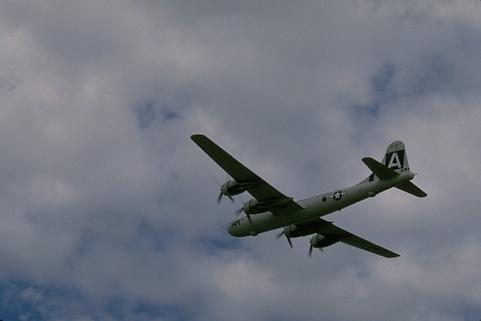
%> input picture HW4/colorPlane.jpg, 481 x 321 px
$ octave HW4Q1.m   (GNU Octave 9; MATLAB toolbox functions it lacks are replaced by stand-ins)
%> lines starting %> are read from the running program, lines starting %| are printed output that depends on the picture; in (x1, y1, x2, y2) boxes, pixels count from 0 and x2, y2 are one past the last pixel; in counts of white or black regions, pixels touching at a corner belong together; the program's own positions count from 1
A = imread("colorPlane.jpg");
%> A is the input picture: size 321x481x3 uint8; mean R, G, B 114, 118.3, 129.3
B = imread("colorBird.jpg");
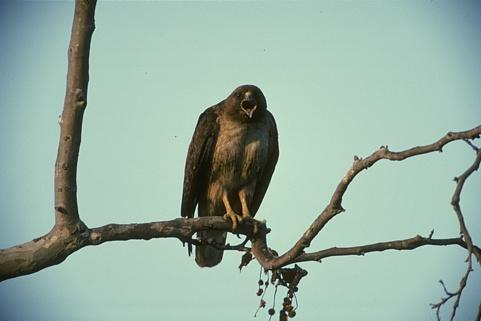
%> input picture HW4/colorBird.jpg, 481 x 321 px
%> B is the input picture: size 321x481x3 uint8; mean R, G, B 151.2, 175.1, 163.2

clf

[pixelDataA, pixelsA, widthA, heightA] = extractData(A);
[pixelDataB, pixelsB, widthB, heightB] = extractData(B);

offset = 1;
for f = 1:4
    figure(f);

    subplot(3, 2, 1);
    image(A);
    title('Base Image');
    drawColData(pixelDataA, pixelsA, widthA, heightA, offset + f, 1, 2);
% [7 lines not run here, left out]
function drawColData(pixelData, pixels, width, height, groups, col, cols)
    [idx,~] = kmeans(pixelData, groups);
    cImg = clusterImg(idx, pixels, width, height);

    GMM = fitgmdist(pixelData, groups);
    idx2 = cluster(GMM, pixelData);
    cImg2 = clusterImg(idx2, pixels, width, height);

    lNames = strings(3);
    gColor = zeros(groups, 3);
    gsc = 1.0/max(idx);

    for g = 1:groups
        lNames(g) = sprintf('Group %d', g);
        gColor(g, :) = [g - 1, g - 1, g - 1] * gsc;
    end

    subplot(3, cols, col + cols);
    image(cImg);

    hold on;
    % https://www.mathworks.com/matlabcentral/answers/415096-legend-for-a-image
    for ii = 1:groups
      scatter([],[],1, gColor(ii,:), 'filled', 'DisplayName', lNames{ii});
    end
    hold off;
    legend();

    title(sprintf('K-means Grouping\n With K = %d', groups));

    subplot(3, cols, col + cols*2);
    image(cImg2);

    hold on;
    for ii = 1:groups
      scatter([],[],1, gColor(ii,:), 'filled', 'DisplayName', lNames{ii});
    end
    hold off;
    legend();

    title(sprintf('GMM Grouping\n With %d Groups', groups));
end

function [pixelData, pixels, width, height] = extractData(A)
    width = length(A(:,1,1));
%> width = 321
    height = length(A(1,:,1));
%> height = 481
    pixels = width * height;
%> pixels = 154401
    nImg = single(A);

    minCol = min(nImg(:, :, 1:3), [], [1,2]);
%> minCol = [0 1 0]
    nImg(:, :, 1:3) = nImg(:, :, 1:3) - minCol;

    maxCol = max(nImg(:, :, 1:3), [], [1,2]);
%> maxCol = [184 182 179]
    nImg(:, :, 1:3) = nImg(:, :, 1:3)./maxCol;
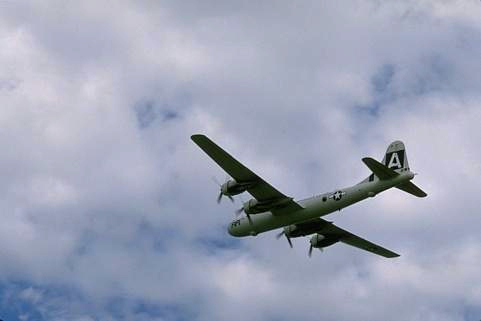
%> nImg: size 321x481x3 single; mean R, G, B 0.619, 0.644, 0.723

    pixelData = zeros(pixels, 5);

    for ind = 1:pixels
        x = 1 + mod(ind - 1, width );
        y = ceil(ind / width);

        color = squeeze(nImg(x, y, 1:3))';
        pos = [(x - 1) / (width - 1), (y - 1) / (height - 1)];

        data = cat(2, color, pos);
        pixelData(ind, :) = data;
    end
%> this loop made 154401 passes
%> data on passes 1 to 3: [0.75 0.753 0.827 0 0], [0.728 0.731 0.804 0.00313 0], [0.734 0.736 0.81 0.00625 0]
%> `[pixelDataA, pixelsA, widthA, heightA] = extractData(A);`: pixelsA = 154401; widthA = 321; heightA = 481
%> the loop in extractData (call 2), `for ind = 1:pixels` made 154401 passes
%> data on passes 1 to 3: [0.242 0.345 0.449 0 0], [0.242 0.345 0.449 0.00313 0], [0.242 0.345 0.449 0.00625 0]
%> `[pixelDataB, pixelsB, widthB, heightB] = extractData(B);`: pixelsB = 154401; widthB = 321; heightB = 481
end

function outImg = clusterImg(idx, pixels, width, height)
%> called with pixels = 154401, width = 321, height = 481
    outImg = zeros(width, height, 3);
%> outImg: size 321x481x3 double; every value is 0
    gsc = 1.0/max(idx);
%> gsc = 0.5

    for ind = 1:pixels
        x = 1 + mod(ind - 1, width);
        y = ceil(ind / width);
        k = idx(ind) - 1;
        outImg(x, y, :) = [k, k, k] * gsc;
    end
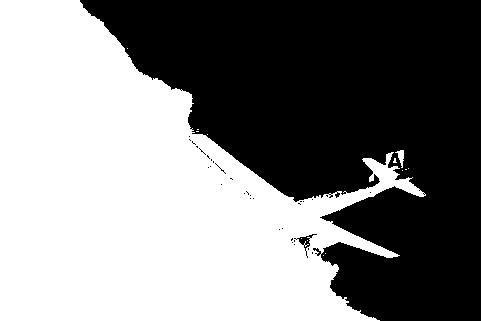
%> outImg: size 321x481x3 double; values 0 (black) and 0.5 (white), 50.9% white; 34 black regions (32 under 20 px), largest, box (x1, y1, x2, y2) and area: (80, 0, 481, 321) 75677, (294, 234, 317, 258) 110
%> call 2 of clusterImg, with pixels = 154401, width = 321, height = 481
%> after the loop in clusterImg (call 2), `for ind = 1:pixels`:
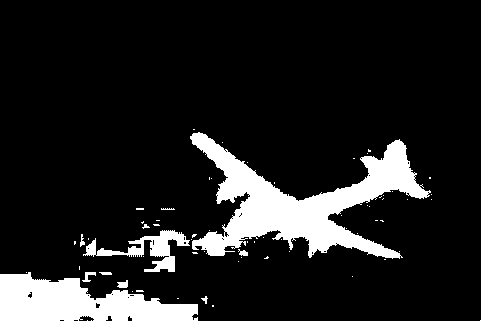
%> outImg: size 321x481x3 double; values 0 (black) and 0.5 (white), 12.5% white; 67 white regions (56 under 20 px), largest, box (x1, y1, x2, y2) and area: (190, 132, 431, 259) 11298, (0, 272, 198, 321) 6100, (83, 230, 190, 272) 1428
%> (the run ends here)
